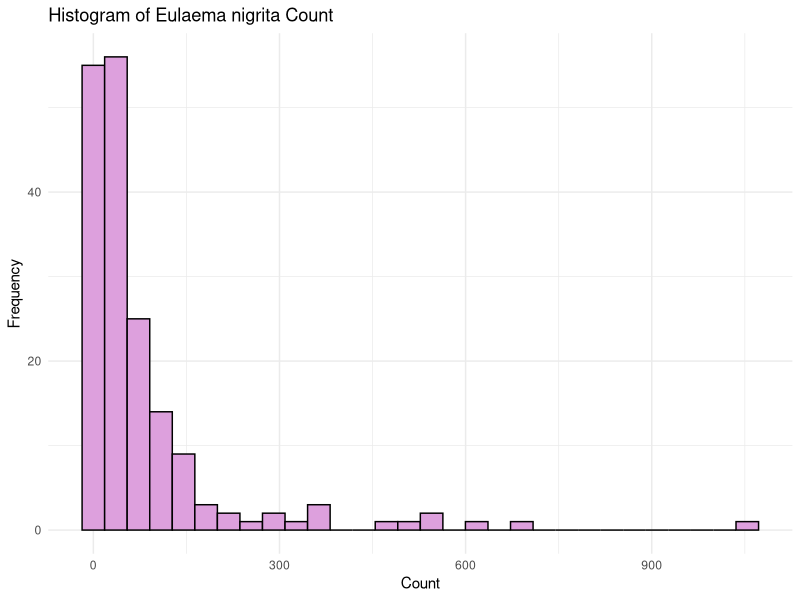
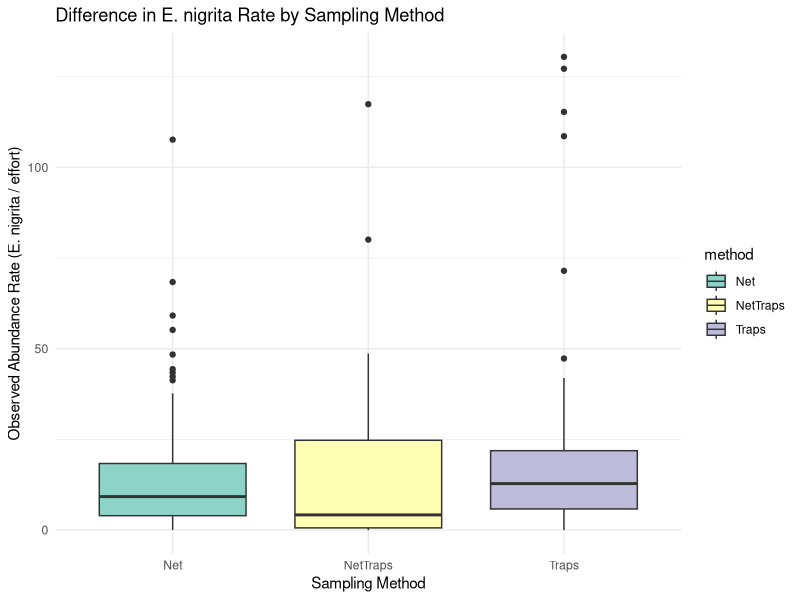
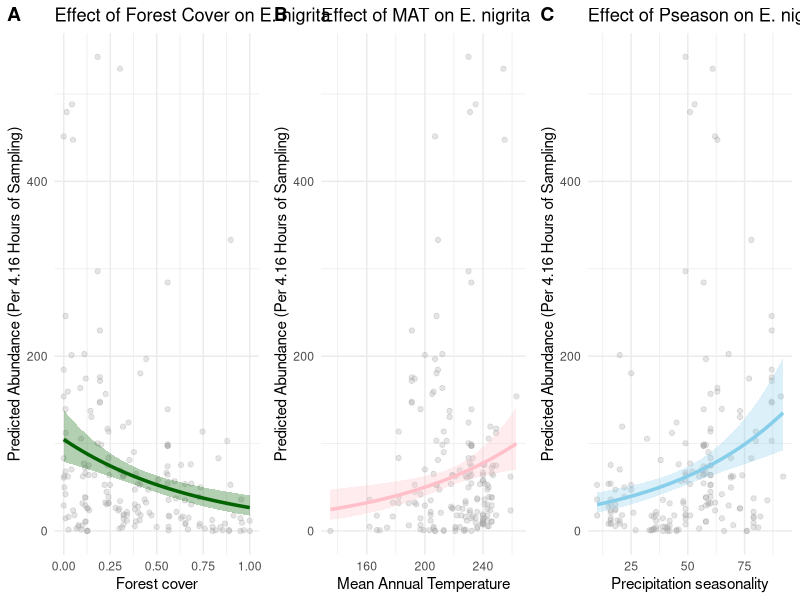

Source code (R) for these figures, in order:
library(dplyr)
library(ggplot2)
library(MASS)
library(cowplot)
library(car)

dat = read.csv("exercise_6/Eulaema.csv")
head(dat)

ggplot(dat, aes(x = Eulaema_nigrita)) +
  geom_histogram( fill = "plum", color = "black") +
  labs(title = "Histogram of Eulaema nigrita Count", x = "Count", y = "Frequency") +
  theme_minimal()

vif_model_full = lm(Eulaema_nigrita ~ altitude + MAT + MAP + Tseason + Pseason + forest. + lu_het, data = dat)
vif(vif_model_full)

vif_model_step1 = lm(Eulaema_nigrita ~ MAT + MAP + Tseason + Pseason + forest. + lu_het, data = dat)
vif(vif_model_step1)

vif_model_step2 = lm(Eulaema_nigrita ~ MAT + MAP + Pseason + forest. + lu_het, data = dat)
vif(vif_model_step2)

vif_model_step3 = lm(Eulaema_nigrita ~ MAT + Pseason + forest. + lu_het, data = dat)
vif(vif_model_step3)

m = glm(Eulaema_nigrita ~ effort + forest. + MAT + Pseason + lu_het + method, "poisson", data = dat)
summary(m)

m_full = glm.nb(Eulaema_nigrita ~ offset(log(effort)) + forest. + MAT + Pseason + lu_het + method, data = dat)
summary(m_full)

dat$rate = dat$Eulaema_nigrita / dat$effort 

ggplot(dat, aes(x = method, y = rate, fill = method)) +
  geom_boxplot() +
  scale_fill_brewer(palette = "Set3") +
  labs(y = "Observed Abundance Rate (E. nigrita / effort)", 
       x = "Sampling Method", 
       title = "Difference in E. nigrita Rate by Sampling Method") +
  theme_minimal()

beta_lu_het = 0.031036
sd_lu_het = sd(dat$lu_het)
effect_lu_het_sd = 100 * (exp(beta_lu_het * sd_lu_het) - 1)

beta_method_traps = 0.167504
effect_method_traps = 100 * (exp(beta_method_traps) - 1) 

beta_forest = -1.250720
sd_forest = sd(dat$forest.)
effect_forest = 100 * (exp(beta_forest * sd_forest) - 1)

beta_MAT = 0.010593
sd_MAT = sd(dat$MAT)
effect_MAT = 100 * (exp(beta_MAT * sd_MAT) - 1)

beta_Pseason = 0.018179
sd_Pseason = sd(dat$Pseason)
effect_Pseason = 100 * (exp(beta_Pseason * sd_Pseason) - 1)

m_strong = glm.nb(Eulaema_nigrita ~ offset(log(effort)) + forest. + MAT + Pseason, data = dat)
summary(m_strong)

plot_effect = function(predictor_var, color, small_titles, model = m_strong, data = dat) {
  
  xx_var = seq(min(data[[predictor_var]]), max(data[[predictor_var]]), length.out = 100)
  
  bees = data.frame(
    forest. = rep(mean(data$forest.), 100),
    MAT     = rep(mean(data$MAT), 100),
    Pseason = rep(mean(data$Pseason), 100),
    effort  = rep(mean(dat$effort), 100) 
  )
  bees[[predictor_var]] = xx_var

  pred = predict(model, newdata = bees, type = "link", se.fit = TRUE)
  fit   = exp(pred$fit)
  upper = exp(pred$fit + 1.96*pred$se.fit)
  lower = exp(pred$fit - 1.96*pred$se.fit)

  df_fit = data.frame(xx = xx_var, fit = fit, upper = upper, lower = lower)
  names(df_fit)[1] = predictor_var

  p = ggplot() +
    geom_point(aes(x = data[[predictor_var]], y = (data$Eulaema_nigrita / data$effort) * mean(data$effort)), 
               color="darkgrey", alpha=0.3) +
                geom_line(data = df_fit, aes(x = .data[[predictor_var]], y = fit), 
               color = color, linewidth = 1.2) +
                geom_ribbon(data = df_fit, aes(x = .data[[predictor_var]], ymin = lower, ymax = upper), 
               fill = color, alpha = 0.3) +
                labs(x = small_titles$x_label, 
       y = paste0("Predicted Abundance (Per ", round(mean(dat$effort), 2), " Hours of Sampling)"), 
       title = small_titles$title) + 
  theme_minimal()
  
return(p)
}

labels_forest = list(x_label = "Forest cover", title = "Effect of Forest Cover on E. nigrita")
p1 = plot_effect("forest.", "darkgreen", labels_forest)

labels_MAT = list(x_label = "Mean Annual Temperature", title = "Effect of MAT on E. nigrita")
p2 = plot_effect("MAT", "pink", labels_MAT)

labels_Pseason = list(x_label = "Precipitation seasonality", title = "Effect of Pseason on E. nigrita")
p3 = plot_effect("Pseason", "skyblue", labels_Pseason)

plot_grid( p1, p2, p3, ncol = 3,
           labels = c("A", "B", "C"))




